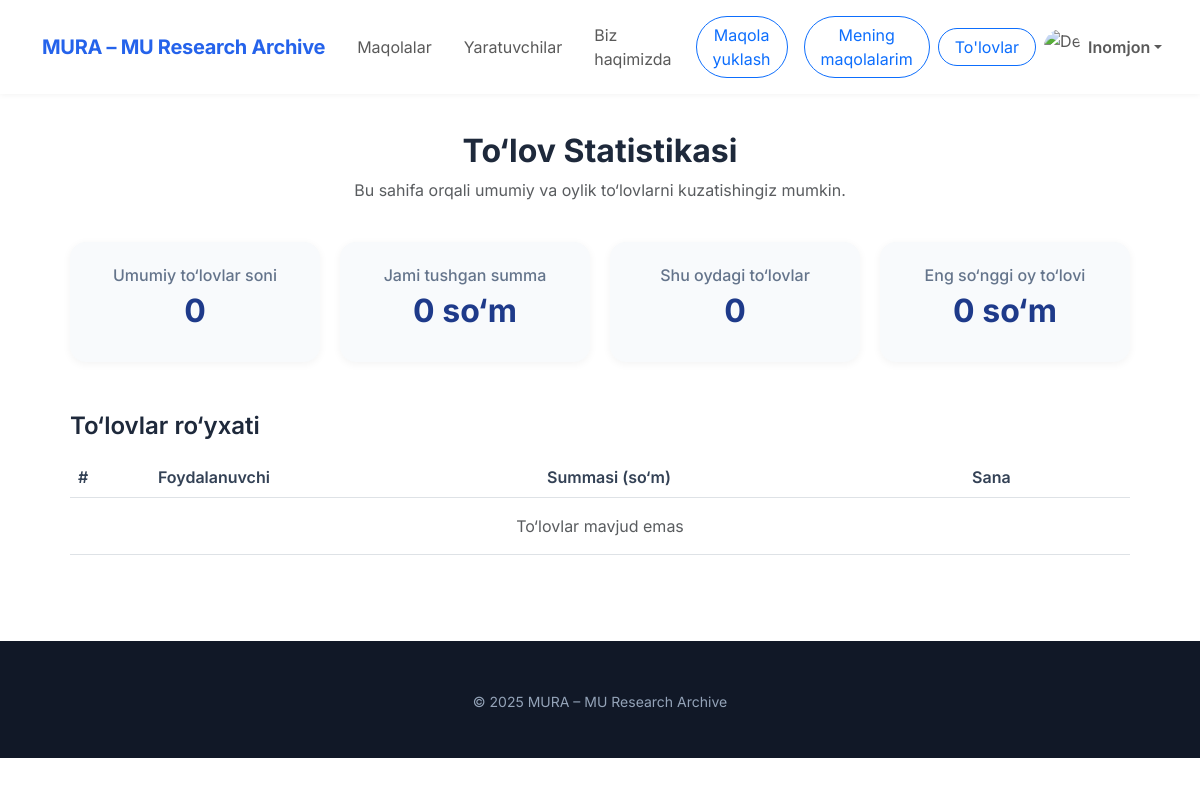
Page /payment-stats/ (signed in) on the earlier database version.
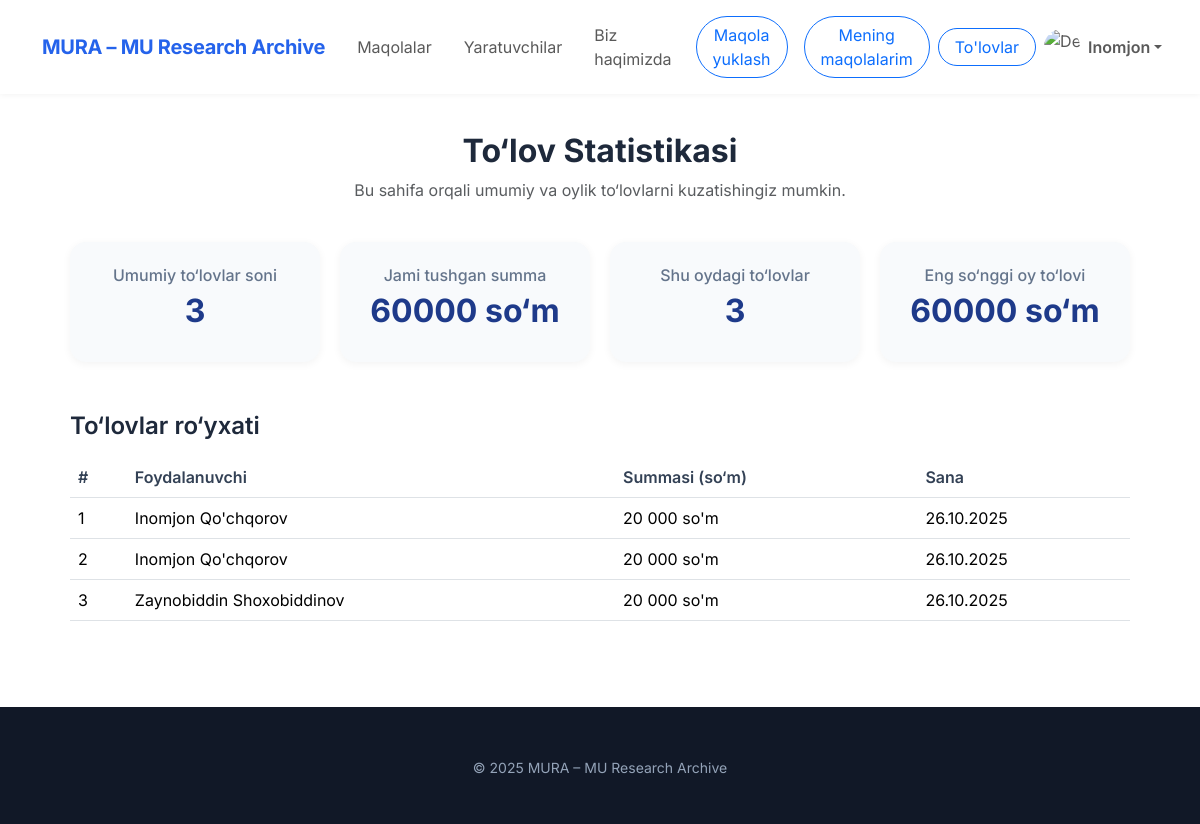
Same page on the later database version.
### main/models.py (models this page shows, shortened)
class CustomUser(AbstractUser):
    avatar = models.ImageField(upload_to='media/avatars/', null=True, blank=True)

class Payment(models.Model):
    check_image = models.ImageField('checks/')
    paper = models.ForeignKey(Paper, on_delete=models.CASCADE)
    is_accepted = models.BooleanField(default=False)
    status = models.IntegerField(choices=[(1, 'sent'), (2, 'approved'), (3, 'denied')], default=1)
    paid_at = models.DateTimeField(auto_now_add=True)

class Paper(models.Model):
    STATUS_CHOICES = [
        (1, 'draft'),
        (2, 'on_process'),
        (3, 'declined'),
        (4, 'accepted'),
        (5, 'payment_process'),
        (6, 'blocked')
    ]
    owner = models.ForeignKey(CustomUser, on_delete=models.CASCADE)
    category = models.ForeignKey('Category', on_delete=models.SET_NULL, null=True)
    title = models.CharField(
        max_length=100,
        validators=[MinLengthValidator(1)],
        help_text="Sarlavha 10–255 belgidan iborat bo‘lishi kerak."
    )
    summary = models.TextField(
        max_length=500,
        validators=[MinLengthValidator(100)],
        help_text="Qisqacha mazmun kamida 100 ta belgidan iborat bo‘lishi kerak."
    )
    intro = models.TextField(
        max_length=500,
        validators=[MinLengthValidator(100)],
        help_text="Kirish qismi kamida 100 ta belgidan iborat bo‘lishi kerak."
    )
    file = models.FileField(upload_to='pdfs/')
    status = models.IntegerField(
        choices=STATUS_CHOICES,
        default=1,
        help_text="Maqolaning joriy holatini tanlang."
    )
    published_at = models.DateField(auto_now=True)
    keywords = models.CharField(
        max_length=100,
        validators=[MinLengthValidator(10)],
        help_text="Kalit so‘zlar 10–300 belgidan iborat bo‘lishi kerak."
    )
    pages = models.IntegerField(
        null=True,
        blank=True,
        help_text="Betlar soni 3–50 oralig‘ida bo‘lishi kerak."
    )
    organization = models.CharField(
        max_length=120,
        validators=[MinLengthValidator(1)],
        null=True,
        blank=True,
        help_text="Tashkilot nomi 5–120 belgidan iborat bo‘lishi kerak."
    )
    paid_at = models.DateTimeField(null=True, blank=True)
    reject_count = models.IntegerField(default=0)

### main/views.py (the view)
# urls.py: path('payment-stats/', payments_stats, name='payments_stats'),
@login_required(redirect_field_name='login')
def payments_stats(request):
    if request.user.is_superuser:
        now = timezone.now()
        total_payments = models.Payment.objects.filter(status = 2).count()
        total_sum = total_payments*20000
        monthly_payments = models.Payment.objects.filter(paid_at__year = now.year, paid_at__month = now.month, status = 2).count()
        monthly_sum = monthly_payments*20000
        payments = models.Payment.objects.filter(status = 2).order_by('-paid_at')
        context = {
            'total':total_payments,
            'total_sum':total_sum,
            'monthly':monthly_payments,
            'monthly_sum':monthly_sum,
            'payments':payments
        }
    else:
        return redirect('main')
    return render(request, 'payment-stats.html', context)

### templates/payment-stats.html (shortened to what this page needs)
{% extends "base.html" %}
{% load static %}
{% block style %}
<link href="https://cdn.jsdelivr.net/npm/bootstrap@5.3.3/dist/css/bootstrap.min.css" rel="stylesheet">
<link rel="stylesheet" href="{% static 'main/css/papers.css' %}">
{% endblock %}
{% block content %}
<section class="stats-container">
  <div class="stats-header">
    <h2 class="fw-bold">To‘lov Statistikasi</h2>
    <p class="text-muted">Bu sahifa orqali umumiy va oylik to‘lovlarni kuzatishingiz mumkin.</p>
  </div>
  <div class="stats-cards">
    <div class="stats-card">
      <h5>Umumiy to‘lovlar soni</h5>
      <h2>{{ total }}</h2>
    </div>
    <div class="stats-card">
      <h5>Jami tushgan summa</h5>
      <h2>{{ total_sum }} so‘m</h2>
    </div>
    <div class="stats-card">
      <h5>Shu oydagi to‘lovlar</h5>
      <h2>{{ monthly }}</h2>
    </div>
    <div class="stats-card">
      <h5>Eng so‘nggi oy to‘lovi</h5>
      <h2>{{ monthly_sum }} so‘m</h2>
    </div>
  </div>
  <div class="table-section">
    <h4 class="fw-semibold mb-3">To‘lovlar ro‘yxati</h4>
    <div class="table-responsive">
      <table class="table table-hover align-middle">
        <thead>
          <tr>
            <th>#</th>
            <th>Foydalanuvchi</th>
            <th>Summasi (so‘m)</th>
            <th>Sana</th>
          </tr>
        </thead>
        <tbody>
          {% for payment in payments %}
          <tr>
            <td>{{ forloop.counter }}</td>
            <td>{{ payment.paper.owner.first_name }} {{ payment.paper.owner.last_name }}</td>
            <td>20 000 so'm</td>
            <td>{{ payment.paid_at|date:"d.m.Y" }}</td>
          </tr>
          {% empty %}
          <tr>
            <td colspan="5" class="text-center text-muted py-3">To‘lovlar mavjud emas</td>
          </tr>
          {% endfor %}
        </tbody>
      </table>
    </div>
  </div>
</section>
{% endblock %}

### templates/base.html (shortened to what this page needs)
{% load static %}
<!DOCTYPE html>
<html lang="en">
<head>
    <link href="https://cdn.jsdelivr.net/npm/bootstrap@5.3.3/dist/css/bootstrap.min.css" rel="stylesheet"/>
    {% block style %}{% endblock %}
</head>
<body >
<nav class="navbar navbar-expand-lg fixed-top">
    <div class="container">
        <a class="navbar-brand" href="{% url 'main' %}">MURA – MU Research Archive</a>
        <div class="collapse navbar-collapse" id="navmenu">
            <ul class="navbar-nav ms-auto align-items-lg-center">
                <li class="nav-item"><a href="{% url 'all_papers' %}" class="nav-link px-3">Maqolalar</a></li>
                <li class="nav-item"><a href="{% url 'creators' %}" class="nav-link px-3">Yaratuvchilar</a></li>
                <li class="nav-item"><a href="{% url 'about' %}" class="nav-link px-3">Biz haqimizda</a></li>
                {% if user.is_authenticated %}
                    <li class="nav-item"><a href="{% url 'upload_paper' %}"
                                            class="m-lg-2 mb-2 px-3 btn btn-outline-primary rounded-pill">Maqola
                        yuklash</a></li>
                    <li class="nav-item"><a href="{% url 'my_papers' %}"
                                            class="px-3 m-lg-2 mb-2  btn btn-outline-primary rounded-pill">Mening maqolalarim</a>
                    </li>
                    {%if user.is_superuser%}
                    <li class="nav-item"><a href="{% url 'payments' %}"
                                            class="px-3 btn btn-outline-primary rounded-pill">To'lovlar</a>
                    </li>
                    {%endif%}
                    <li class="nav-item dropdown">
                        <a class="nav-link dropdown-toggle d-flex align-items-center" href="#" id="profileDropdown"
                           role="button" data-bs-toggle="dropdown" aria-expanded="false">
                            {% if user.avatar %}
                                <img src="{{ user.avatar.url }}" alt="Avatar" class="rounded-circle" width="36"
                                     height="36" style="object-fit: cover;">
                            {% else %}
                                <img src="https://cdn-icons-png.flaticon.com/512/847/847969.png" alt="Default Avatar"
                                     class="rounded-circle" width="36" height="36" style="object-fit: cover;">
                            {% endif %}
                            <span class="ms-2 fw-semibold">{{ user.first_name }}</span>
                        </a>
                    </li>
                {% else %}
                    <li class="nav-item"><a href="{% url 'login' %}"
                                            class="btn btn-primary btn-sm ms-lg-3 p-2 m-1 text-white">Kirish</a></li>
                    <li class="nav-item"><a href="{% url 'register' %}"
                                            class="btn btn-primary btn-sm ms-lg-3 p-2 m-1 text-white">Ro'yxatdan
                        o'tish</a></li>
                {% endif %}
            </ul>
        </div>
    </div>
</nav>
{% block content %}
{% endblock %}
<footer>
    <div class="container">
        <p>© 2025 MURA – MU Research Archive</p>
    </div>
</footer>
</body>
</html>

### main/static/main/css/papers.css (style rules this page uses)
body { font-family: 'Inter', sans-serif; background-color: #f9fafb; color: #1f2937; overflow-x: hidden; padding-top: 72px; }
nav { background-color: #ffffff; box-shadow: 0 1px 6px rgba(0, 0, 0, 0.05); }
.navbar-brand { font-weight: 700; color: #2563eb !important; letter-spacing: -0.3px; }
footer { text-align: center; padding: 50px 0 30px; background: #111827; color: #e5e7eb; font-size: .95rem; margin-top: 80px; }

### templates/payment-stats.html (style rules this page uses)
body { font-family: 'Inter', sans-serif; background-color: #ffffff; color: #1e293b; }
.stats-container { max-width: 1100px; margin: 40px auto; padding: 20px; }
.stats-header { text-align: center; margin-bottom: 40px; }
.stats-cards { display: grid; grid-template-columns: repeat(auto-fit, minmax(240px, 1fr)); gap: 20px; margin-bottom: 40px; }
.stats-card { background: #f8fafc; border-radius: 16px; padding: 24px; text-align: center; box-shadow: 0 2px 8px rgba(0,0,0,0.05); transition: 0.2s ease; }
.stats-card h5 { color: #64748b; font-size: 16px; margin-bottom: 6px; }
.stats-card h2 { color: #1e3a8a; font-weight: 700; }
.table-section { margin-top: 50px; }
.table thead { background-color: #f1f5f9; }
.table th { font-weight: 600; color: #334155; }
.table td { vertical-align: middle; }
footer { text-align: center; margin-top: 50px; color: #94a3b8; font-size: 14px; }

Differences in the rows shown:
added Payment: paper.owner.first_name "Inomjon", paper.owner.last_name "Qo'chqorov", paid_at "26.10.2025"
added Payment: paper.owner.first_name "Inomjon", paper.owner.last_name "Qo'chqorov", paid_at "26.10.2025"
added Payment: paper.owner.first_name "Zaynobiddin", paper.owner.last_name "Shoxobiddinov", paid_at "26.10.2025"
Other differences:
{{ total }}: "0" → "3"
{{ total_sum }}: "0" → "60000"
{{ monthly }}: "0" → "3"
{{ monthly_sum }}: "0" → "60000"
text no longer shown: "To‘lovlar mavjud emas"
